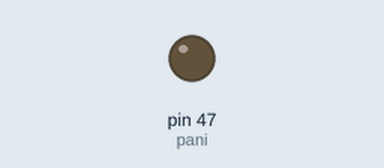
Bench run of a sketch on a simulated Arduino Mega 2560, built with avr-gcc and run on an emulated ATmega2560. Shown: output pins drawn as LEDs (lit = HIGH).

Above: at 0.1 s.
At 100.1 s:
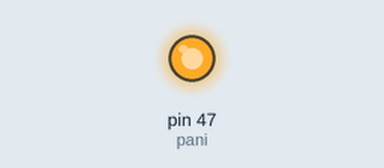
Timing chart, 0 to 102.5 s (numbered marks = the images above):
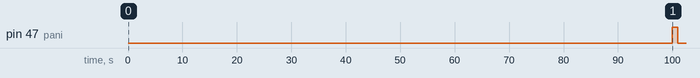

Measured:
- by itself, pin 47 (pani): LOW → HIGH at 100 s, → LOW 1.0 s later

The sketch:

drain_pani.ino
```cpp
/*program to drain the pani container*/

int pani = 47;    // RIP Pin 17

void setup() {
  // put your setup code here, to run once:
  //Pani valve setup
  pinMode(pani,OUTPUT);
  //digitalWrite(pani,LOW);
  digitalWrite(pani,HIGH);  //Relay module is active low.

}

void Pani() {

  Serial.println("Draining pani jar");
  digitalWrite(pani,LOW);
  delay(100000);
  digitalWrite(pani,HIGH);
  Serial.println("Draining stopped");
  delay(1000);
}

void loop() {
  // put your main code here, to run repeatedly:
  Pani();

}
```
